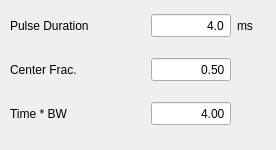
         <widget class="QWidget" name="sinc">
          <widget class="QWidget" name="gridLayoutWidget">
           <property name="geometry">
            <rect>
             <x>10</x>
             <y>0</y>
             <width>257</width>
             <height>141</height>
            </rect>
           </property>
           <layout class="QGridLayout" name="gridLayout_5">
            <item row="1" column="0">
             <widget class="QLabel" name="label_sinc_cf">
              <property name="minimumSize">
               <size>
                <width>0</width>
                <height>25</height>
               </size>
              </property>
              <property name="maximumSize">
               <size>
                <width>16777215</width>
                <height>25</height>
               </size>
              </property>
              <property name="text">
               <string>Center Frac.</string>
              </property>
             </widget>
            </item>
            <item row="0" column="2">
             <widget class="QLabel" name="label_sinc_dur_unit">
              <property name="minimumSize">
               <size>
                <width>0</width>
                <height>25</height>
               </size>
              </property>
              <property name="maximumSize">
               <size>
                <width>30</width>
                <height>25</height>
               </size>
              </property>
              <property name="text">
               <string>ms</string>
              </property>
             </widget>
            </item>
            <item row="0" column="0">
             <widget class="QLabel" name="label_sinc_dur">
              <property name="minimumSize">
               <size>
                <width>0</width>
                <height>25</height>
               </size>
              </property>
              <property name="maximumSize">
               <size>
                <width>16777215</width>
                <height>25</height>
               </size>
              </property>
              <property name="text">
               <string>Pulse Duration</string>
              </property>
             </widget>
            </item>
            <item row="1" column="1">
             <widget class="QDoubleSpinBox" name="dbl_spin_sinc_cf">
              <property name="sizePolicy">
               <sizepolicy hsizetype="Maximum" vsizetype="Fixed">
                <horstretch>0</horstretch>
                <verstretch>0</verstretch>
               </sizepolicy>
              </property>
              <property name="minimumSize">
               <size>
                <width>80</width>
                <height>25</height>
               </size>
              </property>
              <property name="maximumSize">
               <size>
                <width>80</width>
                <height>25</height>
               </size>
              </property>
              <property name="toolTip">
               <string>&lt;html&gt;&lt;head/&gt;&lt;body&gt;&lt;p&gt;Frequency offset for RF pulses and ADC.&lt;/p&gt;&lt;/body&gt;&lt;/html&gt;</string>
              </property>
              <property name="alignment">
               <set>Qt::AlignRight|Qt::AlignTrailing|Qt::AlignVCenter</set>
              </property>
              <property name="buttonSymbols">
               <enum>QAbstractSpinBox::NoButtons</enum>
              </property>
              <property name="decimals">
               <number>2</number>
              </property>
              <property name="minimum">
               <double>0.010000000000000</double>
              </property>
              <property name="maximum">
               <double>1.000000000000000</double>
              </property>
              <property name="value">
               <double>0.500000000000000</double>
              </property>
             </widget>
            </item>
            <item row="2" column="0">
             <widget class="QLabel" name="label_sinc_tbw">
              <property name="minimumSize">
               <size>
                <width>0</width>
                <height>25</height>
               </size>
              </property>
              <property name="maximumSize">
               <size>
                <width>16777215</width>
                <height>25</height>
               </size>
              </property>
              <property name="text">
               <string>Time * BW</string>
              </property>
             </widget>
            </item>
            <item row="0" column="1">
             <widget class="QDoubleSpinBox" name="dbl_spin_sinc_dur">
              <property name="sizePolicy">
               <sizepolicy hsizetype="Maximum" vsizetype="Fixed">
                <horstretch>0</horstretch>
                <verstretch>0</verstretch>
               </sizepolicy>
              </property>
              <property name="minimumSize">
               <size>
                <width>80</width>
                <height>25</height>
               </size>
              </property>
              <property name="maximumSize">
               <size>
                <width>80</width>
                <height>25</height>
               </size>
              </property>
              <property name="toolTip">
               <string>&lt;html&gt;&lt;head/&gt;&lt;body&gt;&lt;p&gt;Frequency offset for RF pulses and ADC.&lt;/p&gt;&lt;/body&gt;&lt;/html&gt;</string>
              </property>
              <property name="alignment">
               <set>Qt::AlignRight|Qt::AlignTrailing|Qt::AlignVCenter</set>
              </property>
              <property name="buttonSymbols">
               <enum>QAbstractSpinBox::NoButtons</enum>
              </property>
              <property name="decimals">
               <number>1</number>
              </property>
              <property name="minimum">
               <double>1.000000000000000</double>
              </property>
              <property name="maximum">
               <double>9999.000000000000000</double>
              </property>
              <property name="value">
               <double>4.000000000000000</double>
              </property>
             </widget>
            </item>
            <item row="2" column="1">
             <widget class="QDoubleSpinBox" name="dbl_spin_sinc_tbw">
              <property name="sizePolicy">
               <sizepolicy hsizetype="Maximum" vsizetype="Fixed">
                <horstretch>0</horstretch>
                <verstretch>0</verstretch>
               </sizepolicy>
              </property>
              <property name="minimumSize">
               <size>
                <width>80</width>
                <height>25</height>
               </size>
              </property>
              <property name="maximumSize">
               <size>
                <width>80</width>
                <height>25</height>
               </size>
              </property>
              <property name="toolTip">
               <string>&lt;html&gt;&lt;head/&gt;&lt;body&gt;&lt;p&gt;Frequency offset for RF pulses and ADC.&lt;/p&gt;&lt;/body&gt;&lt;/html&gt;</string>
              </property>
              <property name="alignment">
               <set>Qt::AlignRight|Qt::AlignTrailing|Qt::AlignVCenter</set>
              </property>
              <property name="buttonSymbols">
               <enum>QAbstractSpinBox::NoButtons</enum>
              </property>
              <property name="decimals">
               <number>2</number>
              </property>
              <property name="minimum">
               <double>0.010000000000000</double>
              </property>
              <property name="maximum">
               <double>20.000000000000000</double>
              </property>
              <property name="value">
               <double>4.000000000000000</double>
              </property>
             </widget>
            </item>
           </layout>
          </widget>
         </widget>
